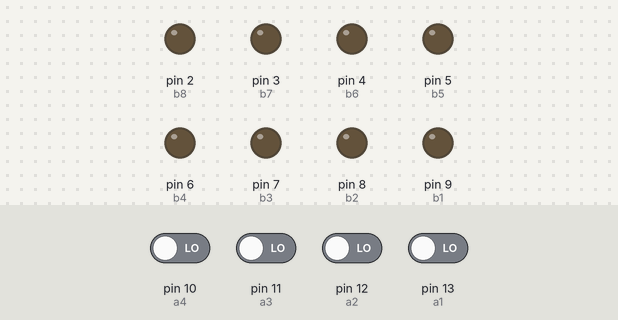
A sketch run on a simulated Arduino Uno, built with avr-gcc and run on an emulated ATmega328P. On the bench: output pins drawn as LEDs (lit = HIGH). The test bench sets the inputs (shaded band); at power-on: pin 10 (a4), pin 11 (a3), pin 12 (a2), pin 13 (a1) LOW.

Above: at 1.2 s.
1.3 s: pin 10 (a4) driven HIGH
At 2.0 s:
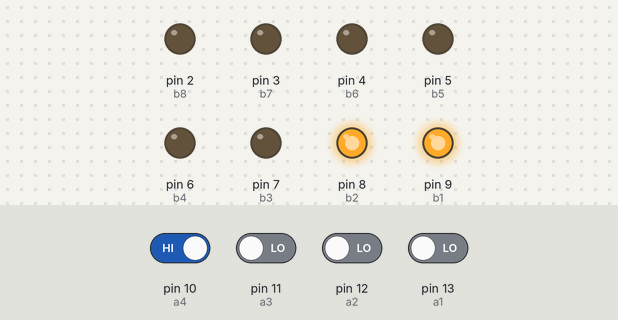
2.8 s: pin 10 (a4) driven LOW
At 3.1 s:
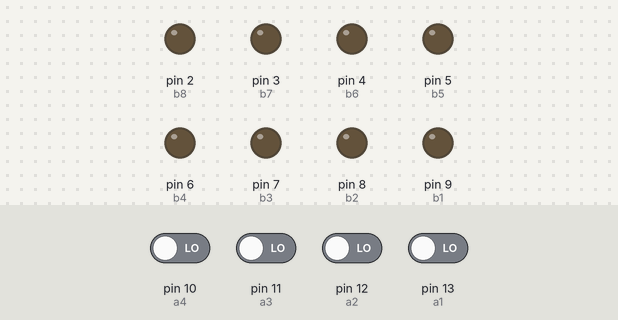
4.3 s: pin 11 (a3) driven HIGH
At 5.4 s:
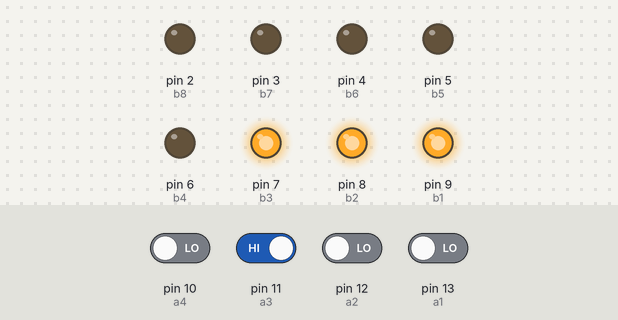
5.8 s: pin 11 (a3) driven LOW
At 6.6 s:
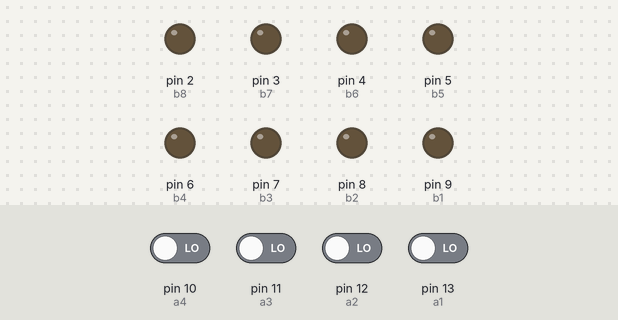
7.3 s: pin 12 (a2) driven HIGH
At 7.7 s:
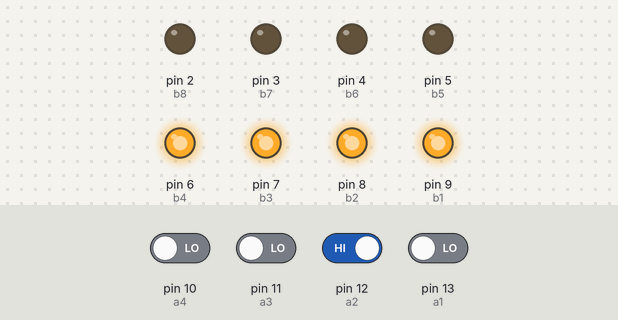
8.8 s: pin 13 (a1) driven HIGH
At 10.1 s:
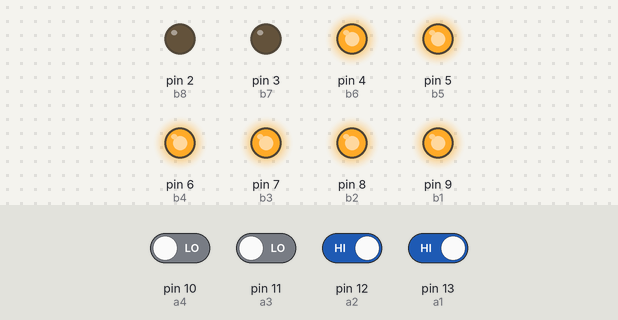
Timing chart, 0 to 11.3 s (numbered marks = the images above; inputs shaded):
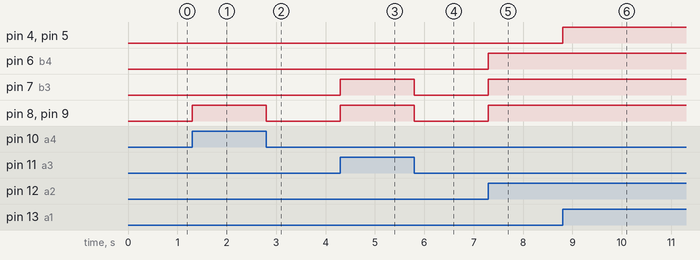

Measured:
- after the input at 1.3 s, pin 8 (b2), pin 9 (b1): LOW → HIGH at once
- after the input at 2.8 s, pin 8 (b2), pin 9 (b1): HIGH → LOW at once
- after the input at 4.3 s, pin 7 (b3), pin 8 (b2), pin 9 (b1): LOW → HIGH at once
- after the input at 5.8 s, pin 7 (b3), pin 8 (b2), pin 9 (b1): HIGH → LOW at once
- after the input at 7.3 s, pin 6 (b4), pin 7 (b3), pin 8 (b2), pin 9 (b1): LOW → HIGH at once
- after the input at 8.8 s, pin 4 (b6), pin 5 (b5): LOW → HIGH at once

The sketch:

on_board_led_display.ino
```cpp
const int a1=13;
const int a2=12;
const int a3=11;
const int a4=10;

const int b1=9;
const int b2=8;
const int b3=7;
const int b4=6;
const int b5=5;
const int b6=4;
const int b7=3;
const int b8=2;
void setup() {
pinMode(a1, INPUT);
pinMode(a2, INPUT);
pinMode(a3, INPUT);
pinMode(a4, INPUT);
pinMode(b1, OUTPUT);
pinMode(b2, OUTPUT);
pinMode(b3, OUTPUT);
pinMode(b4, OUTPUT);
pinMode(b5, OUTPUT);
pinMode(b6, OUTPUT);
pinMode(b7, OUTPUT);
pinMode(b8, OUTPUT);

}

void loop() {
//   int state1=digitalRead(a1);
//   int state2=digitalRead(a2);
//   int state3=digitalRead(a3);
//   int state4=digitalRead(a4);

if (digitalRead(a1) == HIGH  && digitalRead(a2) == HIGH && digitalRead(a3) == HIGH && digitalRead(a4) == HIGH )
{
digitalWrite(b1,HIGH);
digitalWrite(b2,HIGH);
digitalWrite(b3,HIGH);
digitalWrite(b4,HIGH);
digitalWrite(b5,HIGH);
digitalWrite(b6,HIGH);
digitalWrite(b7,HIGH);
digitalWrite(b8,HIGH);
}

else if (digitalRead(a1) == HIGH  && digitalRead(a2) == HIGH && digitalRead(a3) == HIGH && digitalRead(a4) == LOW )
{
digitalWrite(b1,HIGH);
digitalWrite(b2,HIGH);
digitalWrite(b3,HIGH);
digitalWrite(b4,HIGH);
digitalWrite(b5,HIGH);
digitalWrite(b6,HIGH);
digitalWrite(b7,HIGH);
digitalWrite(b8,LOW);
}

else if (digitalRead(a1) == HIGH  && digitalRead(a2) == HIGH && digitalRead(a3) == LOW && digitalRead(a4) == LOW )
{
digitalWrite(b1,HIGH);
digitalWrite(b2,HIGH);
digitalWrite(b3,HIGH);
digitalWrite(b4,HIGH);
digitalWrite(b5,HIGH);
digitalWrite(b6,HIGH);
digitalWrite(b7,LOW);
digitalWrite(b8,LOW);
}

else if (digitalRead(a1) == HIGH  && digitalRead(a2) == LOW && digitalRead(a3) == LOW && digitalRead(a4) == LOW )
{
digitalWrite(b1,HIGH);
digitalWrite(b2,HIGH);
digitalWrite(b3,HIGH);
digitalWrite(b4,HIGH);
digitalWrite(b5,HIGH);
digitalWrite(b6,LOW);
digitalWrite(b7,LOW);
digitalWrite(b8,LOW);
}

else if (digitalRead(a1) == LOW  && digitalRead(a2) == HIGH && digitalRead(a3) == LOW && digitalRead(a4) == LOW )
{
digitalWrite(b1,HIGH);
digitalWrite(b2,HIGH);
digitalWrite(b3,HIGH);
digitalWrite(b4,HIGH);
digitalWrite(b5,LOW);
digitalWrite(b6,LOW);
digitalWrite(b7,LOW);
digitalWrite(b8,LOW);
}

else if (digitalRead(a1) == LOW  && digitalRead(a2) == LOW && digitalRead(a3) == HIGH && digitalRead(a4) == LOW )
{
digitalWrite(b1,HIGH);
digitalWrite(b2,HIGH);
digitalWrite(b3,HIGH);
digitalWrite(b4,LOW);
digitalWrite(b5,LOW);
digitalWrite(b6,LOW);
digitalWrite(b7,LOW);
digitalWrite(b8,LOW);
}

else if (digitalRead(a1) == LOW  && digitalRead(a2) == LOW && digitalRead(a3) == LOW && digitalRead(a4) == HIGH )
{
digitalWrite(b1,HIGH);
digitalWrite(b2,HIGH);
digitalWrite(b3,LOW);
digitalWrite(b4,LOW);
digitalWrite(b5,LOW);
digitalWrite(b6,LOW);
digitalWrite(b7,LOW);
digitalWrite(b8,LOW);
}

else if (digitalRead(a1) == LOW  && digitalRead(a2) == HIGH && digitalRead(a3) == HIGH && digitalRead(a4) == HIGH )
{
digitalWrite(b1,HIGH);
digitalWrite(b2,LOW);
digitalWrite(b3,LOW);
digitalWrite(b4,LOW);
digitalWrite(b5,LOW);
digitalWrite(b6,LOW);
digitalWrite(b7,LOW);
digitalWrite(b8,LOW);
}

else if (digitalRead(a1) == LOW  && digitalRead(a2) == LOW && digitalRead(a3) == LOW && digitalRead(a4) == LOW )
{
digitalWrite(b1,LOW);
digitalWrite(b2,LOW);
digitalWrite(b3,LOW);
digitalWrite(b4,LOW);
digitalWrite(b5,LOW);
digitalWrite(b6,LOW);
digitalWrite(b7,LOW);
digitalWrite(b8,LOW);
}
}
```
